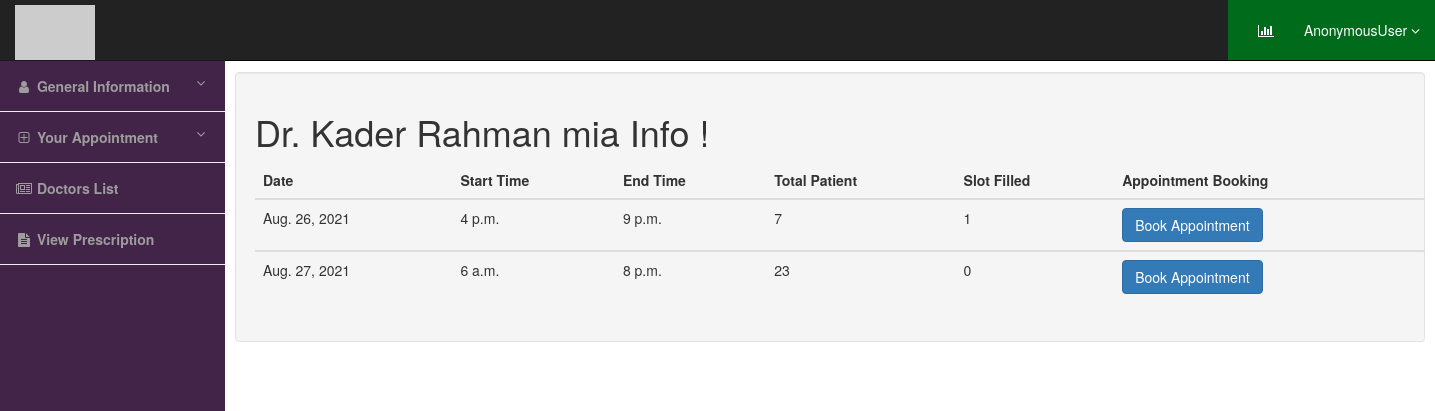
/patient_appointment/2/, run on the app's committed database.
### doctor/models.py (models this page shows, shortened)
class DoctorInfo(models.Model):
    user = models.OneToOneField(User, null=True, on_delete=models.CASCADE)
    name = models.CharField(max_length=100, null=False, blank=False)
    email = models.EmailField(null=False, blank=False)
    phone = models.CharField(max_length=15, null=True, blank=True)
    age = models.IntegerField(null=True, blank=True)
    address = models.TextField(null=True)

class Appointment(models.Model):
    doctor_id = models.ForeignKey(User, null=True, on_delete=models.SET_NULL)
    date_created = models.DateField()
    start_time = models.TimeField()
    end_time = models.TimeField()
    total_patient = models.IntegerField(null=False, blank=False)
    enrolled_patient = models.IntegerField(null=False, blank=False, default=0)

### doctor/views.py (the view)
# urls.py: path("patient_appointment/<str:pk>/", views.patient_appointment, name='patient_appointment'),
def patient_appointment(request, pk):
    doc_id = DoctorInfo.objects.get(id=pk)
    app_info = DoctorInfo.objects.get(id=pk)
    user_name = doc_id.user
    apt_id = Appointment.objects.filter(doctor_id=user_name)
    cursor = {"apt_id": apt_id, "app_info": app_info}
    return render(request, "patientfile/patient_appointment.html", cursor)

### templates/patientfile/patient_appointment.html
{% extends "patientfile/patient_main.html" %}
{% load static %}
{% block content %}
<div class="container">
    <div class="row">
        <h1>Dr. {{ app_info.name }} Info ! </h1>
        <table class="table table-dark">
    <thead>
        <tr>
            <th>Date</th>
            <th>Start Time</th>
            <th>End Time</th>
            <th>Total Patient</th>
            <th>Slot Filled</th>
            <th>Appointment Booking</th>
        </tr>
    </thead>
        {% for id in apt_id %}
        <tbody>
        <tr>
            <td>{{ id.date_created }}</td>
            <td>{{ id.start_time }}</td>
            <td>{{ id.end_time }}</td>
            <td>{{ id.total_patient }}</td>
            <td>{{ id.enrolled_patient }}</td>
            <td><a href="{% url 'your_appointment' id.id %}" class="btn btn-primary">Book Appointment</a></td>
        </tr>
        </tbody>
    {% endfor %}
</table>
    </div>
</div>
{% endblock %}

### templates/patientfile/patient_main.html (shortened to what this page needs)
<!DOCTYPE html>
<html lang="en">
<head>
    <link href="//maxcdn.bootstrapcdn.com/bootstrap/3.3.0/css/bootstrap.min.css" rel="stylesheet" id="bootstrap-css">
</head>
<body>
<div id="wrapper">
    <nav class="navbar navbar-inverse navbar-fixed-top" role="navigation">
        <div class="navbar-header">
            <a class="navbar-brand" href="{% url "patient-home" %}">
                <img src="http://placehold.it/200x50&text=LOGO" alt="LOGO">
            </a>
        </div>
        <ul class="nav navbar-right top-nav">
            <li><a href="#" data-placement="bottom" data-toggle="tooltip" data-original-title="Stats"><i class="fa fa-bar-chart-o"></i>
                </a>
            </li>
            <li class="dropdown">
                <a href="#" class="dropdown-toggle" data-toggle="dropdown"> {{ request.user }} <b class="fa fa-angle-down"></b></a>
            </li>
        </ul>
        <div class="collapse navbar-collapse navbar-ex1-collapse">
            <ul class="nav navbar-nav side-nav">
                <li>
                    <a href="#" data-toggle="collapse" data-target="#submenu-1"><i class="fa fa-fw fa-user" ></i> General Information <i class="fa fa-fw fa-angle-down pull-right"></i></a>
                </li>
                <li>
                    <a href="#" data-toggle="collapse" data-target="#submenu-2"><i class="fa fa-fw fa-plus-square-o"></i>  Your Appointment <i class="fa fa-fw fa-angle-down pull-right"></i></a>
                </li>
                <li>
                    <a href="#"><i class="fa fa-fw fa-newspaper-o"></i>  Doctors List </a>
                </li>
                <li>
                    <a href="#"><i class="fa fa-fw fa fa-file-text"></i> View Prescription </a>
                </li>
            </ul>
        </div>
    </nav>
    <div id="page-wrapper">
        <div class="container-fluid">
            <div class="row" id="main" >
                <div class="col-sm-12 col-md-12 well" id="content">
                    {% block content %}
                    {% endblock %}
                </div>
            </div>
        </div>
    </div>
</div>
</body>
</html>

### templates/patientfile/patient_main.html (style rules this page uses)
@media (min-width:768px) { body { margin-top: 50px; } }
#wrapper { padding-left: 0; }
#page-wrapper { width: 100%; padding: 0; background-color: #fff; }
@media (min-width:768px) { #wrapper { padding-left: 225px; } }
@media (min-width:768px) { #page-wrapper { padding: 22px 10px; } }
.top-nav { padding: 0 15px; background-color: #006b1b; }
.top-nav>li { display: inline-block; float: left; }
.top-nav>li>a { padding-top: 20px; padding-bottom: 20px; line-height: 20px; color: #fff; }
@media (min-width:768px) { .side-nav { position: fixed; top: 60px; left: 225px; width: 225px; margin-left: -225px; border: none; border-radius: 0; border-top: 1px rgba(0,0,0,.5) solid; overflow-y: auto; background-color: #422449; font-weight: bold; bottom: 0; overflow-x: hidden; padding-bottom: 40px; } }
@media (min-width:768px) { .side-nav>li>a { width: 225px; border-bottom: 1px rgb(239, 237, 237) solid; } }
.navbar-brand { padding: 5px 15px; }

### data on the page
DoctorInfo: name "Kader Rahman mia"
Appointment: date_created "Aug. 26, 2021", start_time "4 p.m.", end_time "9 p.m.", total_patient "7", enrolled_patient "1"
Appointment: date_created "Aug. 27, 2021", start_time "6 a.m.", end_time "8 p.m.", total_patient "23", enrolled_patient "0"

### other printed values
{{ request.user }} "AnonymousUser"
